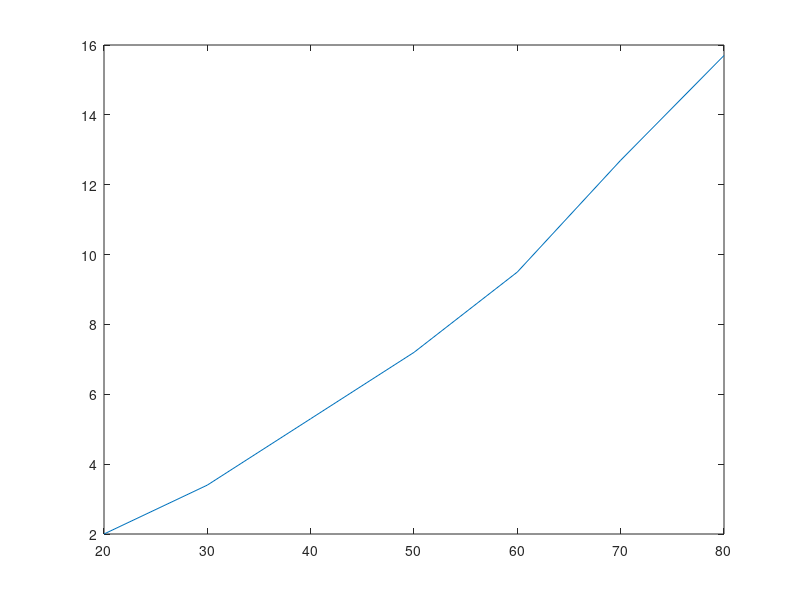

Recreate this plot in MATLAB.
close all

values = [20,30,40,50,60,70,80;2,3.4,5.3,7.2,9.5,12.7,15.7]

p = polyfit(values(1, :), values(2,:), 2)

plot(values(1,:), values(2,:))